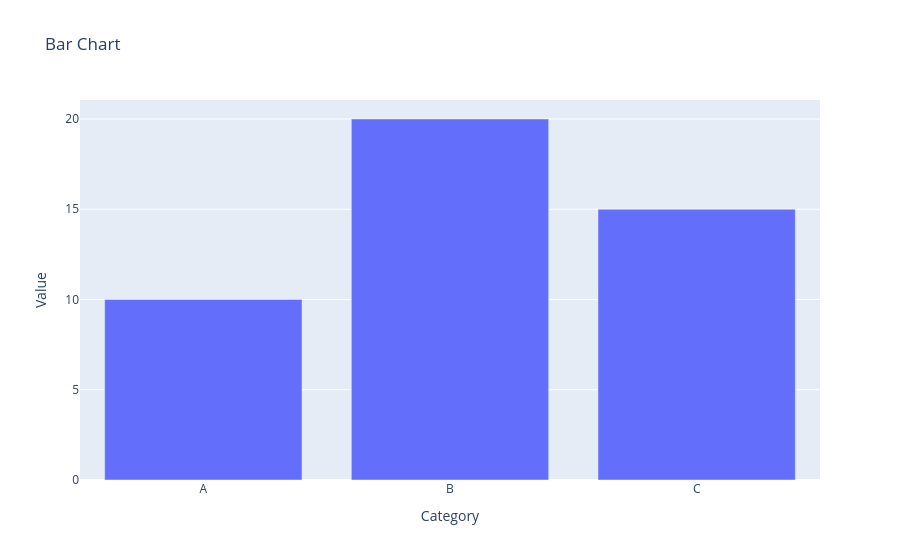

Notebook cell for this chart:
### Markdown cell above
## Graph Objects

### Code cell
fig = go.Figure()
fig.add_trace(go.Bar(x=["A", "B", "C"], y=[10, 20, 15], name="Sales"))
fig.update_layout(title="Bar Chart", xaxis_title="Category", yaxis_title="Value")
fig.show()

### Figure 1 — Plotly figure (JSON) as saved in the notebook; plotly's stock layout.template omitted (floating-point values rounded to 4 significant figures)
{"data": [{"name": "Sales", "type": "bar", "x": ["A", "B", "C"], "y": [10, 20, 15]}], "layout": {"title": {"text": "Bar Chart"}, "xaxis": {"title": {"text": "Category"}}, "yaxis": {"title": {"text": "Value"}}}}
